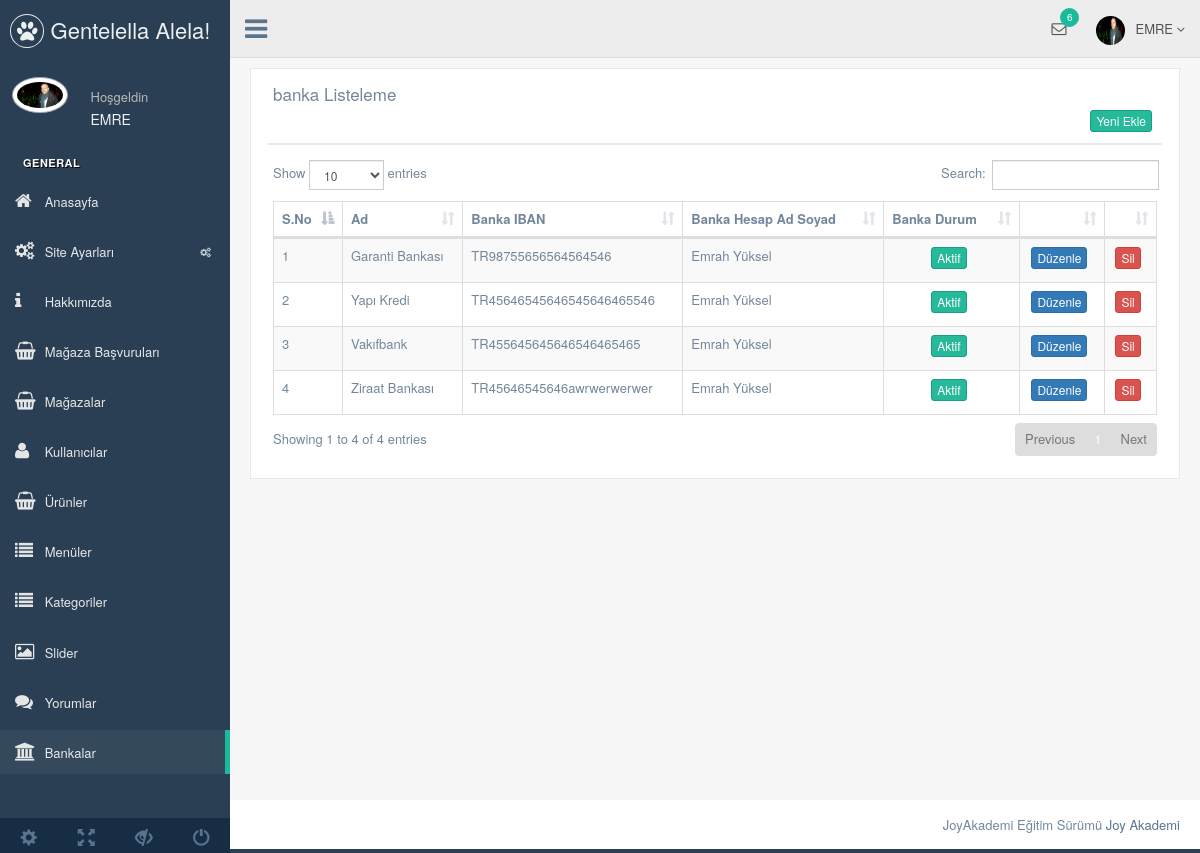
The app's page /nedmin/production/banka.php (signed in) with its own data.
### tables this page shows
CREATE TABLE IF NOT EXISTS `kullanici` (
  `kullanici_id` int(11) NOT NULL AUTO_INCREMENT,
  `subMerchantKey` varchar(500) NOT NULL,
  `kullanici_magaza` enum('0','1','2') NOT NULL DEFAULT '0',
  `kullanici_magazafoto` varchar(500) NOT NULL DEFAULT 'dimg/magaza-fotoyok.png',
  `kullanici_zaman` datetime NOT NULL DEFAULT CURRENT_TIMESTAMP,
  `kullanici_sonzaman` datetime NOT NULL,
  `kullanici_resim` varchar(250) NOT NULL,
  `kullanici_tc` varchar(50) NOT NULL,
  `kullanici_banka` varchar(100) NOT NULL,
  `kullanici_iban` varchar(50) DEFAULT NULL,
  `kullanici_ad` varchar(50) NOT NULL,
  `kullanici_soyad` varchar(50) NOT NULL,
  `kullanici_mail` varchar(100) NOT NULL,
  `kullanici_gsm` varchar(50) NOT NULL,
  `kullanici_password` varchar(50) NOT NULL,
  `kullanici_adres` varchar(250) NOT NULL,
  `kullanici_il` varchar(100) NOT NULL,
  `kullanici_ilce` varchar(100) NOT NULL,
  `kullanici_unvan` varchar(100) NOT NULL,
  `kullanici_tip` enum('PERSONAL','PRIVATE_COMPANY','LIMITED_OR_JOINT_STOCK_COMPANY','') DEFAULT 'PERSONAL',
  `kullanici_vdaire` varchar(50) NOT NULL,
  `kullanici_vno` varchar(50) NOT NULL,
  `kullanici_yetki` varchar(50) NOT NULL,
  `kullanici_durum` int(1) NOT NULL DEFAULT '1',
  PRIMARY KEY (`kullanici_id`)
);

CREATE TABLE IF NOT EXISTS `banka` (
  `banka_id` int(11) NOT NULL AUTO_INCREMENT,
  `banka_ad` varchar(50) NOT NULL,
  `banka_iban` varchar(50) NOT NULL,
  `banka_hesapadsoyad` varchar(50) NOT NULL,
  `banka_durum` enum('0','1') NOT NULL DEFAULT '0',
  PRIMARY KEY (`banka_id`)
);

### nedmin/production/banka.php (the view, shortened to what this page needs)
<?php
include 'header.php';
$bankasor=$db->prepare("SELECT * FROM banka order by banka_id ASC");
$bankasor->execute();
?>
<div class="right_col" role="main">
  <div class="">
    <div class="row">
      <div class="col-md-12 col-sm-12 col-xs-12">
        <div class="x_panel">
          <div class="x_title">
            <h2>banka Listeleme </h2>
            <div class="clearfix"></div>
            <div align="right">
              <a href="banka-ekle.php"><button class="btn btn-success btn-xs"> Yeni Ekle</button></a>
            </div>
          </div>
          <div class="x_content">
            <table id="datatable-responsive" class="table table-striped table-bordered dt-responsive nowrap" cellspacing="0" width="100%">
              <thead>
                <tr>
                  <th>S.No</th>
                  <th>Ad</th>
                  <th>Banka IBAN</th>
                  <th>Banka Hesap Ad Soyad</th>
                  <th>Banka Durum</th>
                  <th></th>
                  <th></th>
                </tr>
              </thead>
              <tbody>
                <?php
                $say=0;
                while($bankacek=$bankasor->fetch(PDO::FETCH_ASSOC)) { $say++?>
                <tr>
                 <td width="20"><?php echo $say ?></td>
                 <td><?php echo $bankacek['banka_ad'] ?></td>
                 <td><?php echo $bankacek['banka_iban'] ?></td>
                 <td><?php echo $bankacek['banka_hesapadsoyad'] ?></td>
                 <td><center><?php
                  if ($bankacek['banka_durum']==1) {?>
                  <button class="btn btn-success btn-xs">Aktif</button>
                <?php } else {?>
                <button class="btn btn-danger btn-xs">Pasif</button>
                <?php } ?>
              </center>
            </td>
            <td><center><a href="banka-duzenle.php?banka_id=<?php echo $bankacek['banka_id']; ?>"><button class="btn btn-primary btn-xs">Düzenle</button></a></center></td>
            <td><center><a href="../netting/islem.php?banka_id=<?php echo $bankacek['banka_id']; ?>&bankasil=ok"><button class="btn btn-danger btn-xs">Sil</button></a></center></td>
          </tr>
          <?php  }
          ?>
        </tbody>
      </table>
    </div>
  </div>
</div>
</div>
</div>
</div>
<?php include 'footer.php'; ?>

### nedmin/production/header.php (shortened to what this page needs)
<?php
include '../netting/baglan.php';
$kullanicisor=$db->prepare("SELECT * FROM kullanici where kullanici_mail=:mail");
$kullanicisor->execute(array(
  'mail' => $_SESSION['kullanici_mail']
  ));
$kullanicicek=$kullanicisor->fetch(PDO::FETCH_ASSOC);
?>
<!DOCTYPE html>
<html lang="en">
<head>
  <link href="../vendors/bootstrap/dist/css/bootstrap.min.css" rel="stylesheet">
  <link href="../vendors/font-awesome/css/font-awesome.min.css" rel="stylesheet">
  <link href="../vendors/nprogress/nprogress.css" rel="stylesheet">
  <link href="../vendors/iCheck/skins/flat/green.css" rel="stylesheet">
  <link href="../vendors/datatables.net-bs/css/dataTables.bootstrap.min.css" rel="stylesheet">
  <link href="../vendors/datatables.net-buttons-bs/css/buttons.bootstrap.min.css" rel="stylesheet">
  <link href="../vendors/datatables.net-fixedheader-bs/css/fixedHeader.bootstrap.min.css" rel="stylesheet">
  <link href="../vendors/datatables.net-responsive-bs/css/responsive.bootstrap.min.css" rel="stylesheet">
  <link href="../vendors/datatables.net-scroller-bs/css/scroller.bootstrap.min.css" rel="stylesheet">
  <link href="../vendors/dropzone/dist/min/dropzone.min.css" rel="stylesheet">
  <link href="../build/css/custom.min.css" rel="stylesheet">
</head>
<body class="nav-md">
  <div class="container body">
    <div class="main_container">
      <div class="col-md-3 left_col">
        <div class="left_col scroll-view">
          <div class="navbar nav_title" style="border: 0;">
            <a href="index.html" class="site_title"><i class="fa fa-paw"></i> <span>Gentelella Alela!</span></a>
          </div>
          <div class="profile clearfix">
            <div class="profile_pic">
              <img src="images/img.jpg" alt="..." class="img-circle profile_img">
            </div>
            <div class="profile_info">
              <span>Hoşgeldin</span>
              <h2><?php echo $kullanicicek['kullanici_ad'] ?></h2>
            </div>
          </div>
          <br />
          <div id="sidebar-menu" class="main_menu_side hidden-print main_menu">
            <div class="menu_section">
              <h3>General</h3>
              <ul class="nav side-menu">
                <li><a href="index.php"><i class="fa fa-home"></i> Anasayfa </a></li>
                <li><a><i class="fa fa-cogs"></i> Site Ayarları <span class="fa fa-cogs"></span></a>
             </li>
             <li><a href="hakkimizda.php"><i class="fa fa-info"></i> Hakkımızda </a></li>
             <li><a href="magaza-onay.php"><i class="fa fa-shopping-basket"></i> Mağaza Başvuruları </a></li>
             <li><a href="magazalar.php"><i class="fa fa-shopping-basket"></i> Mağazalar </a></li>
             <li><a href="kullanici.php"><i class="fa fa-user"></i> Kullanıcılar </a></li>
             <li><a href="urun.php"><i class="fa fa-shopping-basket"></i> Ürünler </a></li>
             <li><a href="menu.php"><i class="fa fa-list"></i> Menüler </a></li>
             <li><a href="kategori.php"><i class="fa fa-list"></i> Kategoriler </a></li>
             <li><a href="slider.php"><i class="fa fa-image"></i> Slider </a></li>
             <li><a href="yorum.php"><i class="fa fa-comments"></i> Yorumlar </a></li>
             <li><a href="banka.php"><i class="fa fa-bank"></i> Bankalar </a></li>
           </ul>
         </div>
       </div>
       <div class="sidebar-footer hidden-small">
        <a data-toggle="tooltip" data-placement="top" title="Settings">
          <span class="glyphicon glyphicon-cog" aria-hidden="true"></span>
        </a>
        <a data-toggle="tooltip" data-placement="top" title="FullScreen">
          <span class="glyphicon glyphicon-fullscreen" aria-hidden="true"></span>
        </a>
        <a data-toggle="tooltip" data-placement="top" title="Lock">
          <span class="glyphicon glyphicon-eye-close" aria-hidden="true"></span>
        </a>
        <a data-toggle="tooltip" data-placement="top" title="Logout">
          <span class="glyphicon glyphicon-off" aria-hidden="true"></span>
        </a>
      </div>
    </div>
  </div>
  <div class="top_nav">
    <div class="nav_menu">
      <nav>
        <div class="nav toggle">
          <a id="menu_toggle"><i class="fa fa-bars"></i></a>
        </div>
        <ul class="nav navbar-nav navbar-right">
          <li class="">
            <a href="javascript:;" class="user-profile dropdown-toggle" data-toggle="dropdown" aria-expanded="false">
              <img src="images/img.jpg" alt=""><?php echo $kullanicicek['kullanici_ad'] ?>
              <span class=" fa fa-angle-down"></span>
            </a>
          </li>
          <li role="presentation" class="dropdown">
            <a href="javascript:;" class="dropdown-toggle info-number" data-toggle="dropdown" aria-expanded="false">
              <i class="fa fa-envelope-o"></i>
              <span class="badge bg-green">6</span>
            </a>
          </li>
        </ul>
      </nav>
    </div>
  </div>

### nedmin/production/footer.php (shortened to what this page needs)
        <footer>
          <div class="pull-right">
            JoyAkademi Eğitim Sürümü <a href="https://www.joyakademi.com">Joy Akademi</a>
          </div>
          <div class="clearfix"></div>
        </footer>
      </div>
    </div>
  </body>
</html>

### records on screen
kullanici: kullanici_ad "EMRE"
banka: banka_ad "Garanti Bankası", banka_iban "TR98755656564564546", banka_hesapadsoyad "Emrah Yüksel", banka_durum "Aktif"
banka: banka_ad "Yapı Kredi", banka_iban "TR45646545646545646465546", banka_hesapadsoyad "Emrah Yüksel", banka_durum "Aktif"
banka: banka_ad "Vakıfbank", banka_iban "TR455645645646546465465", banka_hesapadsoyad "Emrah Yüksel", banka_durum "Aktif"
banka: banka_ad "Ziraat Bankası", banka_iban "TR45646545646awrwerwerwer", banka_hesapadsoyad "Emrah Yüksel", banka_durum "Aktif"
